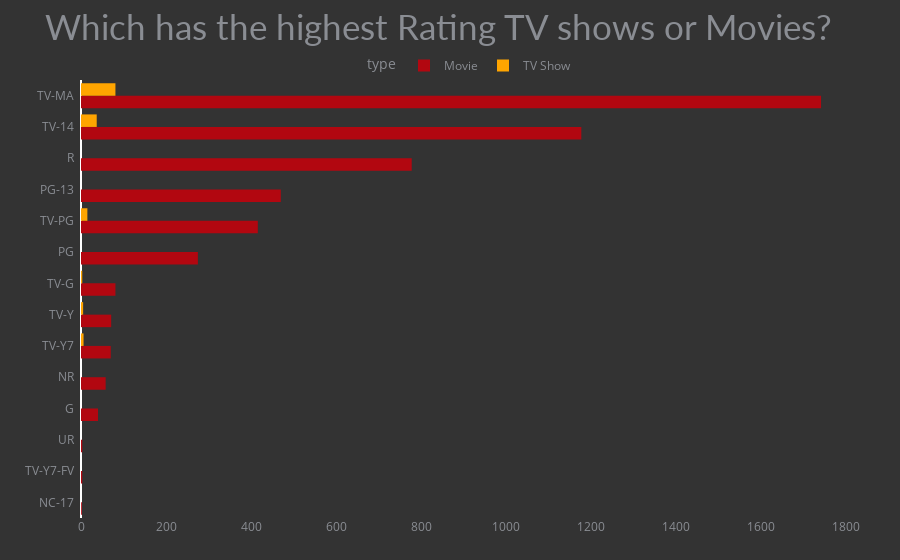

Notebook cell for this chart:
### Code cell
fig_group_bar = px.histogram(df, y='rating', color='type', title='Which has the highest Rating TV shows or Movies?',
                             color_discrete_sequence=['#b20710', 'orange'], barmode='group')
fig_group_bar.update_xaxes(showgrid=False)
fig_group_bar.update_yaxes(showgrid=False, categoryorder='total ascending', ticksuffix='  ', showline=False)
fig_group_bar.update_traces(hovertemplate=None, marker=dict(line=dict(width=0)))
fig_group_bar.update_layout(margin=dict(t=80, b=0, l=70, r=40),
                            hovermode="y unified", 
                            xaxis_title=' ', yaxis_title=" ",
                            plot_bgcolor='#333', paper_bgcolor='#333',
                            title_font=dict(size=35, color='#8a8d93', family="Lato, sans-serif"),
                            font=dict(color='#8a8d93'),
                            legend=dict(orientation="h", yanchor="bottom", y=1, xanchor="center", x=0.5),
                            hoverlabel=dict(bgcolor="black", font_size=13, font_family="Lato, sans-serif"))

### Figure 1 — Plotly figure (JSON) as saved in the notebook; plotly's stock layout.template omitted (floating-point values rounded to 4 significant figures; data arrays with more than 128 entries replaced by an {"elided": "..."} marker saying what was removed)
{"data": [{"alignmentgroup": "True", "bingroup": "y", "legendgroup": "Movie", "marker": {"color": "#b20710", "pattern": {"shape": ""}, "line": {"width": 0}}, "name": "Movie", "offsetgroup": "Movie", "orientation": "h", "showlegend": true, "xaxis": "x", "y": {"elided": "5185 str values"}, "yaxis": "y", "type": "histogram"}, {"alignmentgroup": "True", "bingroup": "y", "legendgroup": "TV Show", "marker": {"color": "orange", "pattern": {"shape": ""}, "line": {"width": 0}}, "name": "TV Show", "offsetgroup": "TV Show", "orientation": "h", "showlegend": true, "xaxis": "x", "y": {"elided": "147 str values"}, "yaxis": "y", "type": "histogram"}], "layout": {"xaxis": {"anchor": "y", "domain": [0, 1], "title": {"text": " "}, "showgrid": false}, "yaxis": {"anchor": "x", "domain": [0, 1], "title": {"text": " "}, "showgrid": false, "categoryorder": "total ascending", "ticksuffix": "  ", "showline": false}, "legend": {"title": {"text": "type"}, "tracegroupgap": 0, "orientation": "h", "yanchor": "bottom", "y": 1, "xanchor": "center", "x": 0.5}, "title": {"text": "Which has the highest Rating TV shows or Movies?", "font": {"size": 35, "color": "#8a8d93", "family": "Lato, sans-serif"}}, "barmode": "group", "margin": {"t": 80, "b": 0, "l": 70, "r": 40}, "font": {"color": "#8a8d93"}, "hoverlabel": {"font": {"size": 13, "family": "Lato, sans-serif"}, "bgcolor": "black"}, "hovermode": "y unified", "plot_bgcolor": "#333", "paper_bgcolor": "#333"}}
